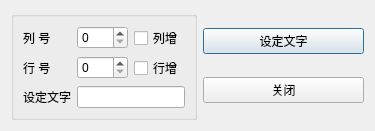
<?xml version="1.0" encoding="UTF-8"?>
<ui version="4.0">
 <class>QWDialogLocate</class>
 <widget class="QDialog" name="QWDialogLocate">
  <property name="geometry">
   <rect>
    <x>0</x>
    <y>0</y>
    <width>375</width>
    <height>111</height>
   </rect>
  </property>
  <property name="windowTitle">
   <string>Dialog</string>
  </property>
  <layout class="QHBoxLayout" name="horizontalLayout">
   <item>
    <widget class="QGroupBox" name="groupBox">
     <property name="title">
      <string/>
     </property>
     <layout class="QGridLayout" name="gridLayout">
      <item row="0" column="0">
       <widget class="QLabel" name="label_3">
        <property name="text">
         <string>列 号</string>
        </property>
       </widget>
      </item>
      <item row="0" column="1">
       <widget class="QSpinBox" name="spinBoxColumn"/>
      </item>
      <item row="0" column="2">
       <widget class="QCheckBox" name="chkBoxColumn">
        <property name="enabled">
         <bool>true</bool>
        </property>
        <property name="text">
         <string>列增</string>
        </property>
       </widget>
      </item>
      <item row="1" column="0">
       <widget class="QLabel" name="label_2">
        <property name="text">
         <string>行 号</string>
        </property>
       </widget>
      </item>
      <item row="1" column="1">
       <widget class="QSpinBox" name="spinBoxRow"/>
      </item>
      <item row="1" column="2">
       <widget class="QCheckBox" name="chkBoxRow">
        <property name="text">
         <string>行增</string>
        </property>
       </widget>
      </item>
      <item row="2" column="0">
       <widget class="QLabel" name="label">
        <property name="text">
         <string>设定文字</string>
        </property>
       </widget>
      </item>
      <item row="2" column="1" colspan="2">
       <widget class="QLineEdit" name="editCaption"/>
      </item>
     </layout>
    </widget>
   </item>
   <item>
    <layout class="QVBoxLayout" name="verticalLayout">
     <item>
      <widget class="QPushButton" name="btnClose">
       <property name="text">
        <string>设定文字</string>
       </property>
      </widget>
     </item>
     <item>
      <widget class="QPushButton" name="btnSetText">
       <property name="text">
        <string>关闭</string>
       </property>
      </widget>
     </item>
    </layout>
   </item>
  </layout>
 </widget>
 <resources/>
 <connections/>
</ui>
